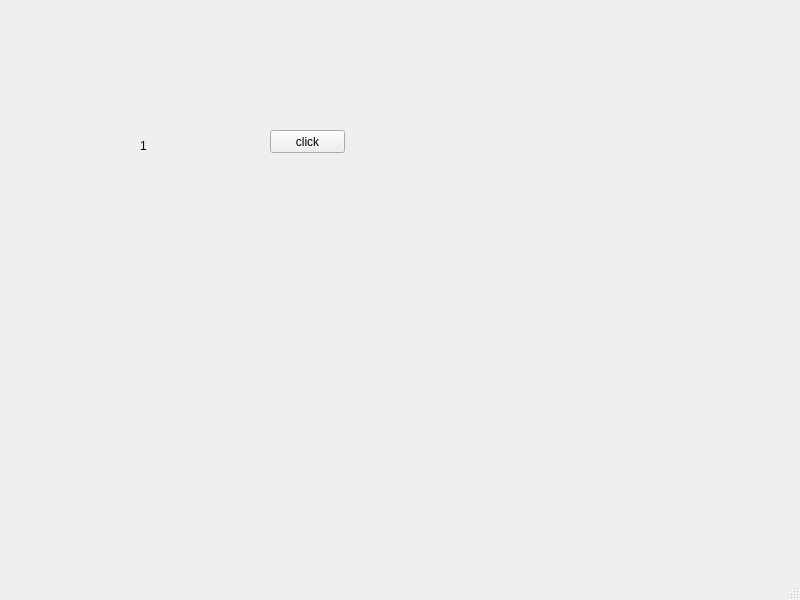
<?xml version="1.0" encoding="UTF-8"?>
<ui version="4.0">
 <class>MainWindow</class>
 <widget class="QMainWindow" name="MainWindow">
  <property name="geometry">
   <rect>
    <x>0</x>
    <y>0</y>
    <width>800</width>
    <height>600</height>
   </rect>
  </property>
  <property name="windowTitle">
   <string>MainWindow</string>
  </property>
  <widget class="QWidget" name="centralwidget">
   <widget class="QLabel" name="lbl">
    <property name="geometry">
     <rect>
      <x>140</x>
      <y>140</y>
      <width>56</width>
      <height>12</height>
     </rect>
    </property>
    <property name="text">
     <string>1</string>
    </property>
   </widget>
   <widget class="QPushButton" name="button">
    <property name="geometry">
     <rect>
      <x>270</x>
      <y>130</y>
      <width>75</width>
      <height>23</height>
     </rect>
    </property>
    <property name="text">
     <string>click</string>
    </property>
   </widget>
  </widget>
  <widget class="QMenuBar" name="menubar">
   <property name="geometry">
    <rect>
     <x>0</x>
     <y>0</y>
     <width>800</width>
     <height>21</height>
    </rect>
   </property>
  </widget>
  <widget class="QStatusBar" name="statusbar"/>
 </widget>
 <resources/>
 <connections/>
</ui>
